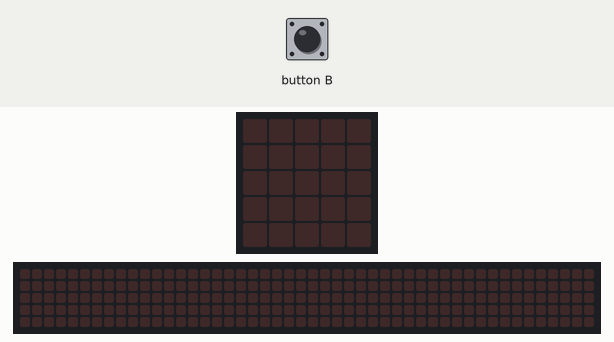
This program was run on a simulated BBC micro:bit (MakeCode). Parts: the board's 5×5 LED display, a strip that is not on the board, showing the scrolling text unrolled. The inputs (shaded band) are chosen by the test bench. Random numbers come from a fixed seed; the 48×5 strip is a reading aid, not a part: it shows the text the display is scrolling, unrolled, one strip-width of it at a time.

Above: at 1.2 s.
1.3 s: button B pressed for 0.15 s
At 1.6 s:
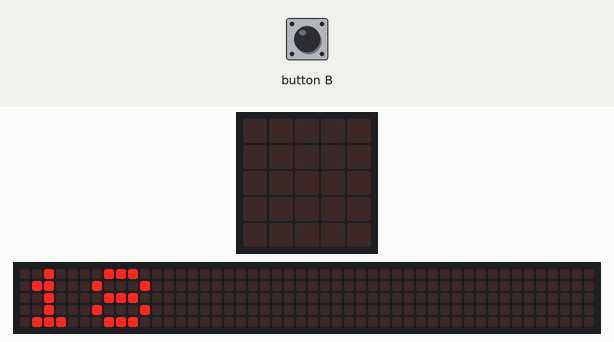
At 13.92 s:
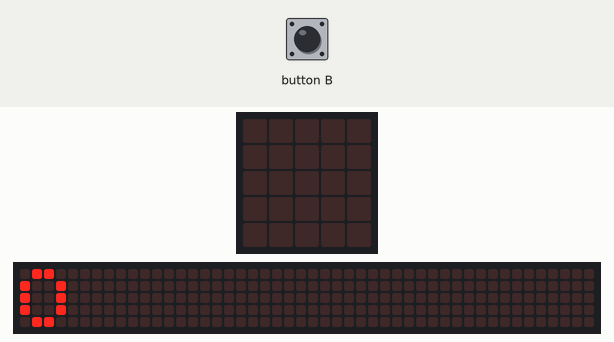

The program:

08_aprobado_reprobado.py
```python
#practica 8
#Realiza un programa que muestre un sms, si el estudiante
#es aprobado o reprobado, usando numeros al azar y el
#boton A, en el lenguaje python

numero=0
def on_button_pressed_b():
    global numero
    numero=randint(1, 100)
    basic.show_number(numero)
    basic.pause(1000)
    if numero >= 51:
        basic.show_string("APROBADO")
    else:
        basic.show_string("REPROBADO")
        basic.pause(500)
        basic.clear_screen()
input.on_button_pressed(Button.B, on_button_pressed_b)
```

Measured:
- after the input at 1.3 s, the display: changes after 0.15 s (image 1)
- what the display in image 2 shows lasts 0.5 s, from 13.7 s to 14.2 s
